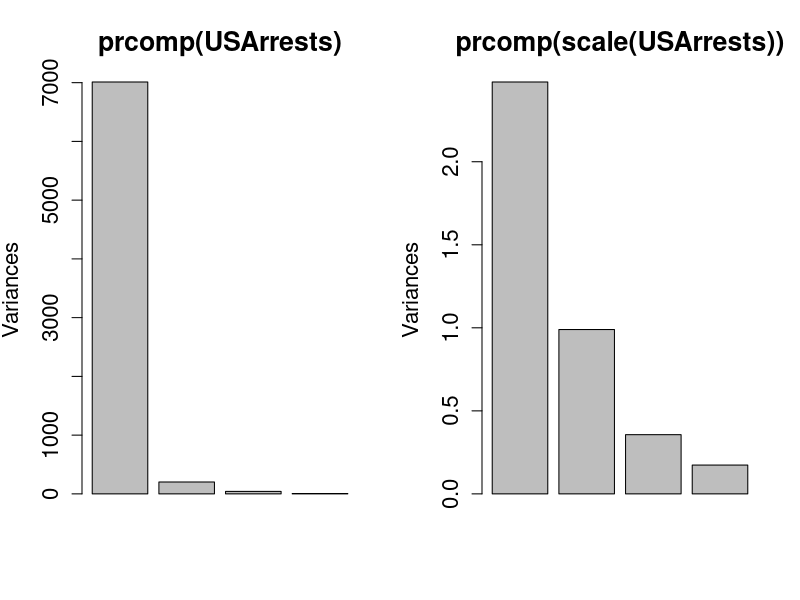
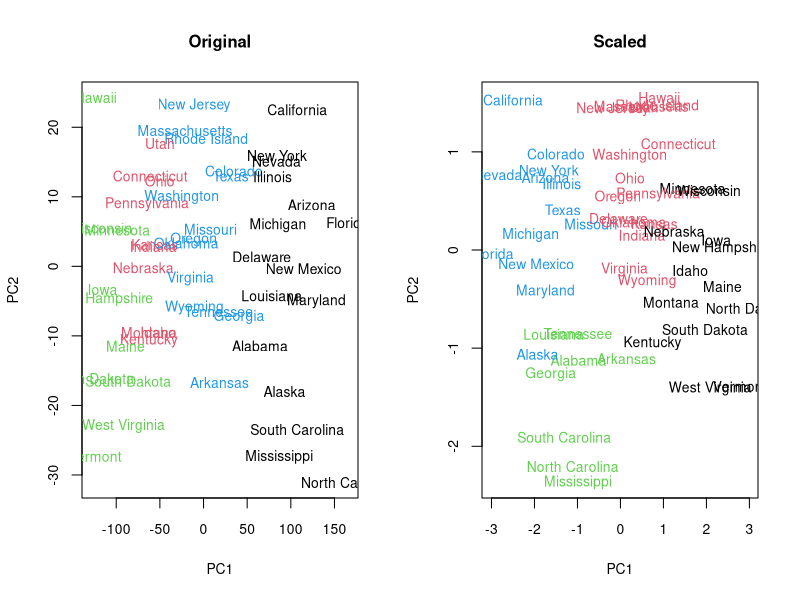
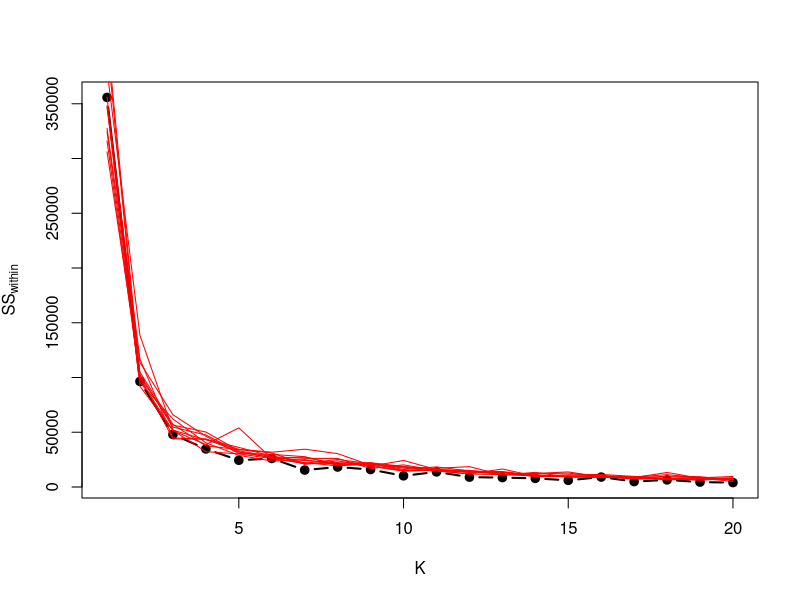
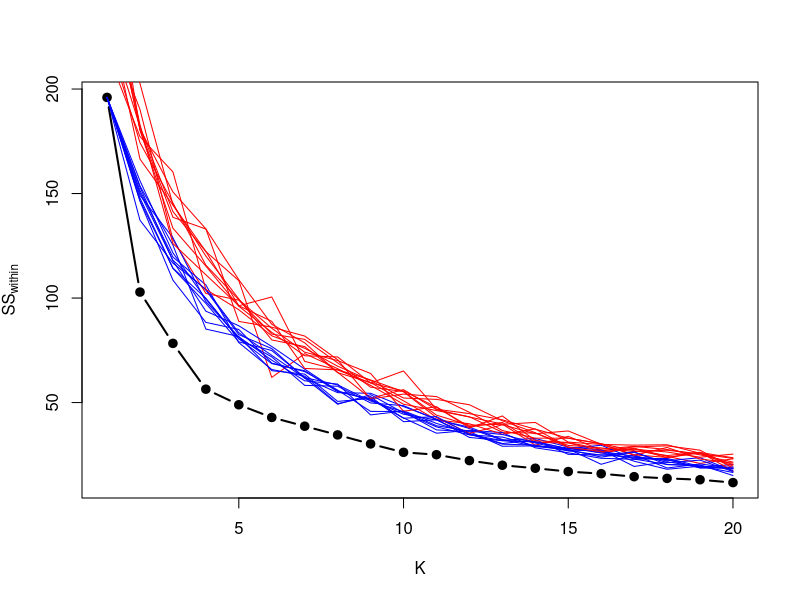
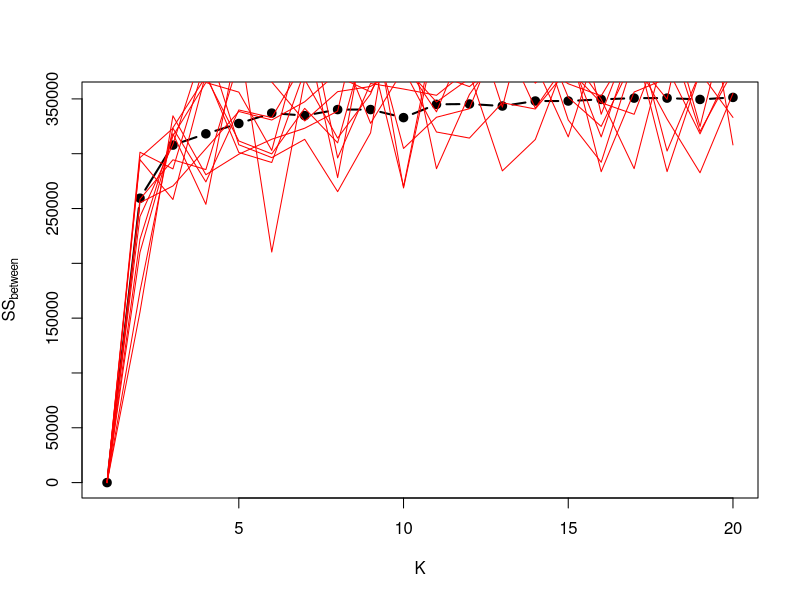
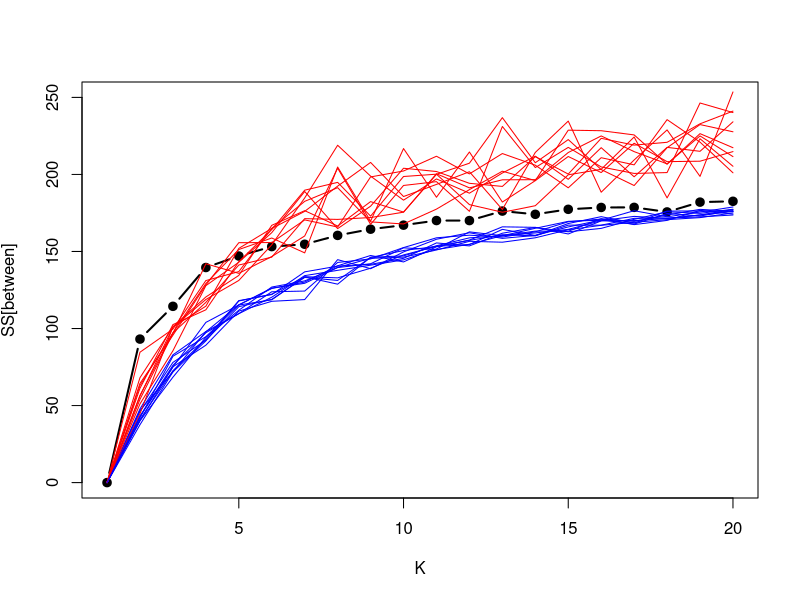
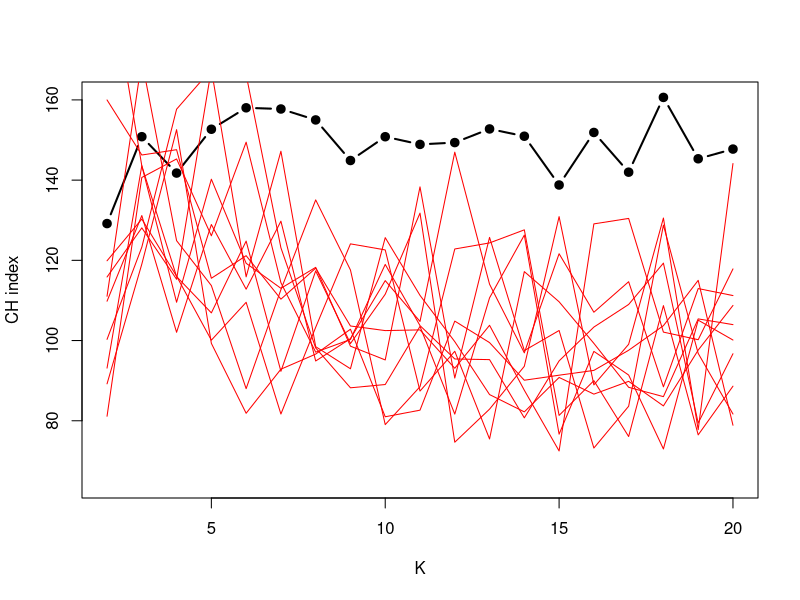
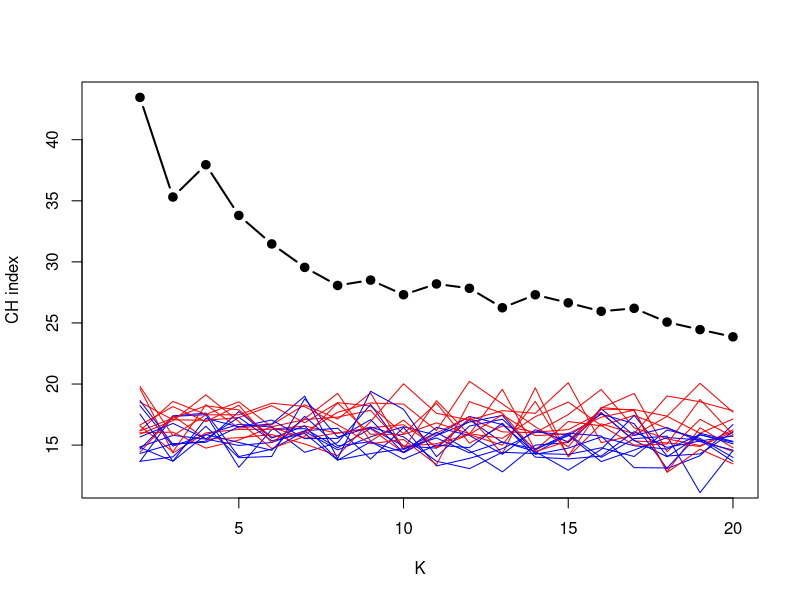

The R source for these figures, in order:
## ---- chunk 1
library(cluster)
knitr::opts_chunk$set(echo = TRUE)
## ---- chunk 2
###?USArrests
head(USArrests)
apply(USArrests,2,sd)
old.par<-par(mfrow=c(1,2),ps=16)
plot(prcomp(USArrests))
plot(prcomp(scale(USArrests)))
par(old.par)
old.par <- par(mfrow=c(1,2),ps=10)
pcaResTmp <- prcomp(USArrests)
cids <- kmeans(USArrests,centers=4,nstart=10)$cluster
plot(pcaResTmp$x[,1:2],type="n",main="Original")
text(pcaResTmp$x[,1:2],rownames(pcaResTmp$x),col=cids,pch=15+cids)
pcaResTmp <- prcomp(scale(USArrests))
cids <- kmeans(scale(USArrests),centers=4,nstart=10)$cluster
plot(pcaResTmp$x[,1:2],type="n",main="Scaled")
text(pcaResTmp$x[,1:2],rownames(pcaResTmp$x),col=cids,pch=15+cids)
par(old.par)
## ---- chunk 3
w=numeric(20)
for ( k in 1:20 ) {
 kf=kmeans(USArrests,k)
 w[k] = kf$tot.withinss
}
plot(1:20,w,type="b",lwd=2,pch=19,xlab="K", ylab=expression(SS[within]))

for ( i in 1:10 ) {
  wrnd = numeric()
  for ( k in 1:20 ) {
    krnd = kmeans(apply(USArrests,2,function(x)runif(length(x),min(x),max(x))),k)
    wrnd[k] = krnd$tot.withinss
  }
  points(wrnd,type="l",col="red")
}
## ---- chunk 4
#set.seed(112)
w=numeric(20)
for ( k in 1:20 ) {
 kf=kmeans(scale(USArrests),k,nstart=10)
 w[k] = kf$tot.withinss
}
plot(1:20,w,type="b",lwd=2,pch=19,xlab="K", ylab=expression(SS[within]))

for ( i in 1:10 ) {
  wrnd = numeric()
  wsmpl = numeric()
  for ( k in 1:20 ) {
    krnd = kmeans(apply(scale(USArrests),2,function(x)runif(length(x),min(x),max(x))),k,nstart=10)
    ksmpl = kmeans(apply(scale(USArrests),2,sample),k,nstart=10)
    wrnd[k] = krnd$tot.withinss
    wsmpl[k] = ksmpl$tot.withinss
  }
  points(wrnd,type="l",col="red")
  points(wsmpl,type="l",col="blue")
}
## ---- chunk 5
btw=numeric(20)
for ( k in 1:20 ) {
 kf=kmeans(USArrests,k)
 btw[k] = kf$betweenss
}
plot(1:20,btw,type="b",lwd=2,pch=19,xlab="K", ylab=expression(SS[between]))

for ( i in 1:10 ) {
  btwrnd = numeric()
  for ( k in 1:20 ) {
    krnd = kmeans(apply(USArrests,2,function(x)runif(length(x),min(x),max(x))),k)
    btwrnd[k] = krnd$betweenss
  }
  points(btwrnd,type="l",col="red")
}
## ---- chunk 6
btw=numeric(20)
for ( k in 1:20 ) {
 kf=kmeans(scale(USArrests),k)
 btw[k] = kf$betweenss
}
plot(1:20,btw,type="b",lwd=2,pch=19,xlab="K", ylab=expression("SS[between]"),ylim=c(0,250))

for ( i in 1:10 ) {
  btwrnd = numeric()
  btwsmpl = numeric()
  #rndDat <- apply(scale(USArrests),2,function(x)runif(length(x),min(x),max(x)))
  #smplDat <- apply(scale(USArrests),2,sample)
  for ( k in 1:20 ) {
    krnd = kmeans(apply(scale(USArrests),2,function(x)runif(length(x),min(x),max(x))),k)
    ksmpl = kmeans(apply(scale(USArrests),2,sample),k)
    #krnd = kmeans(rndDat,k)
    #ksmpl = kmeans(smplDat,k)
    btwrnd[k] = krnd$betweenss
    btwsmpl[k] = ksmpl$betweenss
  }
  points(btwrnd,type="l",col="red")
  points(btwsmpl,type="l",col="blue")
}
## ---- chunk 7
chori=numeric(20)
for ( k in 2:20 ) {
  kf=kmeans(USArrests,k,nstart=10)
  chori[k] = (kf$betweenss/(k-1)) / (kf$tot.withinss/(nrow(USArrests)-k))
}
plot(2:20,chori[-1],type="b", lwd=2,pch=19,xlab="K", ylab="CH index",ylim=range(chori[-1])*c(1/2,1))

for ( i in 1:10 ) {
  chrnd = numeric()
  for ( k in 2:20 ) {
    krnd = kmeans(apply(USArrests,2,function(x)runif(length(x),min(x),max(x))),k,nstart=10)
    chrnd[k] = (krnd$betweenss/(k-1)) / (krnd$tot.withinss/(nrow(USArrests)-k))
  }
  points(2:20,chrnd[-1],type="l",col="red")
}
## ---- chunk 8
chori=numeric(20)
for ( k in 2:20 ) {
  kf=kmeans(scale(USArrests),k,nstart=10)
  chori[k] = (kf$betweenss/(k-1)) / (kf$tot.withinss/(nrow(USArrests)-k))
}
plot(2:20,chori[-1],type="b", lwd=2,pch=19,xlab="K", ylab="CH index",xlim=c(1,20),ylim=range(chori[-1])*c(1/2,1))

for ( i in 1:10 ) {
  chrnd = numeric()
  chsmpl = numeric()
  for ( k in 2:20 ) {
    krnd = kmeans(apply(scale(USArrests),2,function(x)runif(length(x),min(x),max(x))),k,nstart=10)
    chrnd[k] = (krnd$betweenss/(k-1)) / (krnd$tot.withinss/(nrow(USArrests)-k))
    ksmpl = kmeans(apply(scale(USArrests),2,sample),k,nstart=10)
    chsmpl[k] = (ksmpl$betweenss/(k-1)) / (ksmpl$tot.withinss/(nrow(USArrests)-k))
  }
  points(2:20,chrnd[-1],type="l",col="red")
  points(2:20,chsmpl[-1],type="l",col="blue")
}
## ---- chunk 9
old.par <- par(mfrow=c(1,2),ps=16)
cgOri <- clusGap(USArrests,kmeans,20,d.power=2)
plot(cgOri)
cgScaled <- clusGap(scale(USArrests),kmeans,20,d.power=2)
plot(cgScaled)
par(old.par)
head(cgScaled$Tab)
maxSE(cgScaled$Tab[,"gap"],cgScaled$Tab[,"SE.sim"])
## ---- chunk 10
old.par <- par(mfrow=c(2,3),ps=16)
scUSArrests <- scale(USArrests)
DscUSArrests <- dist(scUSArrests)
for ( kTmp in 2:7 ) {
  kmResTmp <- kmeans(scUSArrests,kTmp,nstart=100)
  plot(silhouette(kmResTmp$cluster,DscUSArrests))
}
par(old.par)
